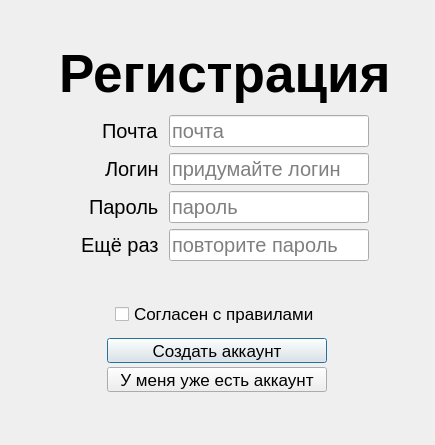
            <widget class="QWidget" name="pageRegister">
             <layout class="QVBoxLayout" name="verticalLayout_26">
              <item>
               <layout class="QVBoxLayout" name="layoutRegisterRoot" stretch="0">
                <property name="spacing">
                 <number>8</number>
                </property>
                <property name="leftMargin">
                 <number>24</number>
                </property>
                <property name="topMargin">
                 <number>24</number>
                </property>
                <property name="rightMargin">
                 <number>24</number>
                </property>
                <property name="bottomMargin">
                 <number>24</number>
                </property>
                <item alignment="Qt::AlignHCenter">
                 <widget class="QWidget" name="centerColumn" native="true">
                  <property name="sizePolicy">
                   <sizepolicy hsizetype="Preferred" vsizetype="Fixed">
                    <horstretch>0</horstretch>
                    <verstretch>0</verstretch>
                   </sizepolicy>
                  </property>
                  <property name="minimumSize">
                   <size>
                    <width>340</width>
                    <height>0</height>
                   </size>
                  </property>
                  <property name="maximumSize">
                   <size>
                    <width>420</width>
                    <height>16777215</height>
                   </size>
                  </property>
                  <layout class="QVBoxLayout" name="verticalLayout_27">
                   <item>
                    <layout class="QVBoxLayout" name="colVBox" stretch="1,0,0,1,0">
                     <property name="spacing">
                      <number>2</number>
                     </property>
                     <property name="sizeConstraint">
                      <enum>QLayout::SetMinimumSize</enum>
                     </property>
                     <property name="topMargin">
                      <number>0</number>
                     </property>
                     <item>
                      <widget class="QLabel" name="lblRegisterTitle">
                       <property name="sizePolicy">
                        <sizepolicy hsizetype="Preferred" vsizetype="Fixed">
                         <horstretch>0</horstretch>
                         <verstretch>0</verstretch>
                        </sizepolicy>
                       </property>
                       <property name="font">
                        <font>
                         <pointsize>40</pointsize>
                         <weight>75</weight>
                         <bold>true</bold>
                        </font>
                       </property>
                       <property name="text">
                        <string> Регистрация</string>
                       </property>
                       <property name="alignment">
                        <set>Qt::AlignCenter</set>
                       </property>
                      </widget>
                     </item>
                     <item>
                      <widget class="QWidget" name="formContainer" native="true">
                       <property name="sizePolicy">
                        <sizepolicy hsizetype="Preferred" vsizetype="Fixed">
                         <horstretch>0</horstretch>
                         <verstretch>0</verstretch>
                        </sizepolicy>
                       </property>
                       <property name="minimumSize">
                        <size>
                         <width>100</width>
                         <height>100</height>
                        </size>
                       </property>
                       <property name="maximumSize">
                        <size>
                         <width>400</width>
                         <height>320</height>
                        </size>
                       </property>
                       <property name="font">
                        <font>
                         <pointsize>15</pointsize>
                        </font>
                       </property>
                       <layout class="QFormLayout" name="formLayout_2">
                        <item row="0" column="0" colspan="2">
                         <layout class="QFormLayout" name="formRegister">
                          <property name="fieldGrowthPolicy">
                           <enum>QFormLayout::ExpandingFieldsGrow</enum>
                          </property>
                          <property name="labelAlignment">
                           <set>Qt::AlignRight|Qt::AlignTop|Qt::AlignTrailing</set>
                          </property>
                          <property name="formAlignment">
                           <set>Qt::AlignCenter</set>
                          </property>
                          <property name="horizontalSpacing">
                           <number>10</number>
                          </property>
                          <property name="verticalSpacing">
                           <number>6</number>
                          </property>
                          <property name="leftMargin">
                           <number>6</number>
                          </property>
                          <property name="topMargin">
                           <number>0</number>
                          </property>
                          <property name="rightMargin">
                           <number>0</number>
                          </property>
                          <property name="bottomMargin">
                           <number>0</number>
                          </property>
                          <item row="1" column="0">
                           <widget class="QLabel" name="lblRegEmail">
                            <property name="text">
                             <string>Почта</string>
                            </property>
                           </widget>
                          </item>
                          <item row="1" column="1">
                           <widget class="QLineEdit" name="leRegEmail">
                            <property name="sizePolicy">
                             <sizepolicy hsizetype="Preferred" vsizetype="Fixed">
                              <horstretch>0</horstretch>
                              <verstretch>0</verstretch>
                             </sizepolicy>
                            </property>
                            <property name="minimumSize">
                             <size>
                              <width>200</width>
                              <height>0</height>
                             </size>
                            </property>
                            <property name="maximumSize">
                             <size>
                              <width>250</width>
                              <height>16777215</height>
                             </size>
                            </property>
                            <property name="inputMethodHints">
                             <set>Qt::ImhEmailCharactersOnly</set>
                            </property>
                            <property name="maxLength">
                             <number>120</number>
                            </property>
                            <property name="placeholderText">
                             <string>почта</string>
                            </property>
                            <property name="clearButtonEnabled">
                             <bool>true</bool>
                            </property>
                           </widget>
                          </item>
                          <item row="2" column="0">
                           <widget class="QLabel" name="lblRegUsername">
                            <property name="text">
                             <string>Логин</string>
                            </property>
                           </widget>
                          </item>
                          <item row="2" column="1">
                           <widget class="QLineEdit" name="leRegUsername">
                            <property name="sizePolicy">
                             <sizepolicy hsizetype="Preferred" vsizetype="Fixed">
                              <horstretch>0</horstretch>
                              <verstretch>0</verstretch>
                             </sizepolicy>
                            </property>
                            <property name="minimumSize">
                             <size>
                              <width>200</width>
                              <height>0</height>
                             </size>
                            </property>
                            <property name="maximumSize">
                             <size>
                              <width>250</width>
                              <height>16777215</height>
                             </size>
                            </property>
                            <property name="maxLength">
                             <number>64</number>
                            </property>
                            <property name="placeholderText">
                             <string>придумайте логин</string>
                            </property>
                            <property name="clearButtonEnabled">
                             <bool>true</bool>
                            </property>
                           </widget>
                          </item>
                          <item row="3" column="0">
                           <widget class="QLabel" name="lblRegPassword">
                            <property name="text">
                             <string>Пароль</string>
                            </property>
                           </widget>
                          </item>
                          <item row="3" column="1">
                           <widget class="QLineEdit" name="leRegPassword">
                            <property name="sizePolicy">
                             <sizepolicy hsizetype="Preferred" vsizetype="Fixed">
                              <horstretch>0</horstretch>
                              <verstretch>0</verstretch>
                             </sizepolicy>
                            </property>
                            <property name="minimumSize">
                             <size>
                              <width>200</width>
                              <height>0</height>
                             </size>
                            </property>
                            <property name="maximumSize">
                             <size>
                              <width>250</width>
                              <height>16777215</height>
                             </size>
                            </property>
                            <property name="maxLength">
                             <number>40</number>
                            </property>
                            <property name="echoMode">
                             <enum>QLineEdit::Password</enum>
                            </property>
                            <property name="placeholderText">
                             <string>пароль</string>
                            </property>
                           </widget>
                          </item>
                          <item row="4" column="0">
                           <widget class="QLabel" name="lblRegConfirm">
                            <property name="font">
                             <font>
                              <pointsize>15</pointsize>
                             </font>
                            </property>
                            <property name="text">
                             <string>Ещё раз</string>
                            </property>
                           </widget>
                          </item>
                          <item row="4" column="1">
                           <widget class="QLineEdit" name="leRegConfirm">
                            <property name="sizePolicy">
                             <sizepolicy hsizetype="Preferred" vsizetype="Fixed">
                              <horstretch>0</horstretch>
                              <verstretch>0</verstretch>
                             </sizepolicy>
                            </property>
                            <property name="minimumSize">
                             <size>
                              <width>200</width>
                              <height>0</height>
                             </size>
                            </property>
                            <property name="maximumSize">
                             <size>
                              <width>250</width>
                              <height>16777215</height>
                             </size>
                            </property>
                            <property name="maxLength">
                             <number>64</number>
                            </property>
                            <property name="echoMode">
                             <enum>QLineEdit::Password</enum>
                            </property>
                            <property name="placeholderText">
                             <string>повторите пароль</string>
                            </property>
                           </widget>
                          </item>
                         </layout>
                        </item>
                       </layout>
                      </widget>
                     </item>
                     <item>
                      <layout class="QVBoxLayout" name="Layout_RegisterError">
                       <property name="sizeConstraint">
                        <enum>QLayout::SetMinimumSize</enum>
                       </property>
                       <property name="leftMargin">
                        <number>4</number>
                       </property>
                       <property name="topMargin">
                        <number>4</number>
                       </property>
                       <property name="rightMargin">
                        <number>4</number>
                       </property>
                       <property name="bottomMargin">
                        <number>0</number>
                       </property>
                       <item alignment="Qt::AlignHCenter|Qt::AlignTop">
                        <widget class="QLabel" name="lblRegisterError">
                         <property name="sizePolicy">
                          <sizepolicy hsizetype="Expanding" vsizetype="Minimum">
                           <horstretch>0</horstretch>
                           <verstretch>0</verstretch>
                          </sizepolicy>
                         </property>
                         <property name="minimumSize">
                          <size>
                           <width>0</width>
                           <height>0</height>
                          </size>
                         </property>
                         <property name="maximumSize">
                          <size>
                           <width>16777215</width>
                           <height>16777215</height>
                          </size>
                         </property>
                         <property name="font">
                          <font>
                           <pointsize>15</pointsize>
                          </font>
                         </property>
                         <property name="styleSheet">
                          <string notr="true">color:#D32F2F;</string>
                         </property>
                         <property name="text">
                          <string/>
                         </property>
                         <property name="alignment">
                          <set>Qt::AlignCenter</set>
                         </property>
                         <property name="wordWrap">
                          <bool>false</bool>
                         </property>
                        </widget>
                       </item>
                      </layout>
                     </item>
                     <item alignment="Qt::AlignHCenter">
                      <widget class="QCheckBox" name="cbAgree">
                       <property name="sizePolicy">
                        <sizepolicy hsizetype="Preferred" vsizetype="Fixed">
                         <horstretch>0</horstretch>
                         <verstretch>0</verstretch>
                        </sizepolicy>
                       </property>
                       <property name="font">
                        <font>
                         <pointsize>13</pointsize>
                        </font>
                       </property>
                       <property name="toolTip">
                        <string>Необходимо для продолжения регистрации</string>
                       </property>
                       <property name="text">
                        <string>Согласен с правилами</string>
                       </property>
                      </widget>
                     </item>
                     <item alignment="Qt::AlignHCenter">
                      <widget class="QWidget" name="buttonsContainer" native="true">
                       <property name="sizePolicy">
                        <sizepolicy hsizetype="Preferred" vsizetype="Fixed">
                         <horstretch>0</horstretch>
                         <verstretch>0</verstretch>
                        </sizepolicy>
                       </property>
                       <property name="minimumSize">
                        <size>
                         <width>0</width>
                         <height>30</height>
                        </size>
                       </property>
                       <property name="maximumSize">
                        <size>
                         <width>240</width>
                         <height>10000</height>
                        </size>
                       </property>
                       <property name="font">
                        <font>
                         <pointsize>13</pointsize>
                        </font>
                       </property>
                       <layout class="QVBoxLayout" name="verticalLayout_28">
                        <item>
                         <layout class="QVBoxLayout" name="layoutButtonsRegister" stretch="0,0">
                          <property name="spacing">
                           <number>4</number>
                          </property>
                          <property name="sizeConstraint">
                           <enum>QLayout::SetDefaultConstraint</enum>
                          </property>
                          <property name="leftMargin">
                           <number>0</number>
                          </property>
                          <property name="topMargin">
                           <number>0</number>
                          </property>
                          <item>
                           <widget class="QPushButton" name="btnDoRegister">
                            <property name="sizePolicy">
                             <sizepolicy hsizetype="Fixed" vsizetype="Fixed">
                              <horstretch>0</horstretch>
                              <verstretch>0</verstretch>
                             </sizepolicy>
                            </property>
                            <property name="minimumSize">
                             <size>
                              <width>220</width>
                              <height>20</height>
                             </size>
                            </property>
                            <property name="maximumSize">
                             <size>
                              <width>16777215</width>
                              <height>25</height>
                             </size>
                            </property>
                            <property name="layoutDirection">
                             <enum>Qt::LeftToRight</enum>
                            </property>
                            <property name="text">
                             <string>Создать аккаунт</string>
                            </property>
                            <property name="autoDefault">
                             <bool>true</bool>
                            </property>
                            <property name="default">
                             <bool>true</bool>
                            </property>
                           </widget>
                          </item>
                          <item>
                           <widget class="QPushButton" name="btnBackToLogin">
                            <property name="sizePolicy">
                             <sizepolicy hsizetype="Fixed" vsizetype="Fixed">
                              <horstretch>0</horstretch>
                              <verstretch>0</verstretch>
                             </sizepolicy>
                            </property>
                            <property name="minimumSize">
                             <size>
                              <width>220</width>
                              <height>20</height>
                             </size>
                            </property>
                            <property name="maximumSize">
                             <size>
                              <width>16777215</width>
                              <height>25</height>
                             </size>
                            </property>
                            <property name="text">
                             <string>У меня уже есть аккаунт</string>
                            </property>
                           </widget>
                          </item>
                         </layout>
                        </item>
                       </layout>
                      </widget>
                     </item>
                    </layout>
                   </item>
                  </layout>
                 </widget>
                </item>
               </layout>
              </item>
             </layout>
            </widget>
